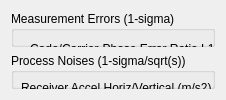
     <widget class="QWidget" name="TabSheet2">
      <attribute name="title">
       <string>Setting2</string>
      </attribute>
      <layout class="QVBoxLayout" name="verticalLayout_3">
       <item>
        <widget class="QGroupBox" name="GroupBox3_2">
         <property name="toolTip">
          <string/>
         </property>
         <property name="title">
          <string>Measurement Errors (1-sigma)</string>
         </property>
         <widget class="QWidget" name="widget_12" native="true">
          <property name="geometry">
           <rect>
            <x>10</x>
            <y>153</y>
            <width>531</width>
            <height>38</height>
           </rect>
          </property>
          <widget class="QLabel" name="Label10_2">
           <property name="enabled">
            <bool>true</bool>
           </property>
           <property name="geometry">
            <rect>
             <x>9</x>
             <y>9</y>
             <width>132</width>
             <height>16</height>
            </rect>
           </property>
           <property name="toolTip">
            <string/>
           </property>
           <property name="text">
            <string>Doppler Frequency (Hz)</string>
           </property>
          </widget>
          <widget class="QLineEdit" name="MeasErr5_2">
           <property name="enabled">
            <bool>true</bool>
           </property>
           <property name="geometry">
            <rect>
             <x>240</x>
             <y>10</y>
             <width>261</width>
             <height>20</height>
            </rect>
           </property>
           <property name="toolTip">
            <string/>
           </property>
           <property name="text">
            <string>1.000</string>
           </property>
          </widget>
         </widget>
         <widget class="QWidget" name="widget_13" native="true">
          <property name="geometry">
           <rect>
            <x>10</x>
            <y>109</y>
            <width>531</width>
            <height>38</height>
           </rect>
          </property>
          <widget class="QLineEdit" name="MeasErr4_2">
           <property name="enabled">
            <bool>true</bool>
           </property>
           <property name="geometry">
            <rect>
             <x>240</x>
             <y>9</y>
             <width>261</width>
             <height>20</height>
            </rect>
           </property>
           <property name="toolTip">
            <string/>
           </property>
           <property name="text">
            <string>0.000</string>
           </property>
          </widget>
          <widget class="QLabel" name="Label16_2">
           <property name="enabled">
            <bool>true</bool>
           </property>
           <property name="geometry">
            <rect>
             <x>9</x>
             <y>9</y>
             <width>222</width>
             <height>16</height>
            </rect>
           </property>
           <property name="toolTip">
            <string/>
           </property>
           <property name="text">
            <string>Carrier-Phase Error/Baseline (m/10km)</string>
           </property>
          </widget>
         </widget>
         <widget class="QWidget" name="widget_14" native="true">
          <property name="geometry">
           <rect>
            <x>10</x>
            <y>65</y>
            <width>521</width>
            <height>38</height>
           </rect>
          </property>
          <widget class="QLineEdit" name="MeasErr3_2">
           <property name="enabled">
            <bool>true</bool>
           </property>
           <property name="geometry">
            <rect>
             <x>370</x>
             <y>9</y>
             <width>131</width>
             <height>20</height>
            </rect>
           </property>
           <property name="toolTip">
            <string/>
           </property>
           <property name="text">
            <string>0.003</string>
           </property>
          </widget>
          <widget class="QLabel" name="Label7_2">
           <property name="enabled">
            <bool>true</bool>
           </property>
           <property name="geometry">
            <rect>
             <x>9</x>
             <y>9</y>
             <width>198</width>
             <height>16</height>
            </rect>
           </property>
           <property name="toolTip">
            <string/>
           </property>
           <property name="text">
            <string>Carrier-Phase Error a+b/sinEl (m)</string>
           </property>
          </widget>
          <widget class="QLineEdit" name="MeasErr2_2">
           <property name="enabled">
            <bool>true</bool>
           </property>
           <property name="geometry">
            <rect>
             <x>240</x>
             <y>9</y>
             <width>121</width>
             <height>20</height>
            </rect>
           </property>
           <property name="toolTip">
            <string/>
           </property>
           <property name="text">
            <string>0.003</string>
           </property>
          </widget>
         </widget>
         <widget class="QWidget" name="widget_15" native="true">
          <property name="geometry">
           <rect>
            <x>10</x>
            <y>21</y>
            <width>512</width>
            <height>38</height>
           </rect>
          </property>
          <widget class="QLineEdit" name="MeasErrR2_2">
           <property name="enabled">
            <bool>true</bool>
           </property>
           <property name="geometry">
            <rect>
             <x>370</x>
             <y>9</y>
             <width>133</width>
             <height>20</height>
            </rect>
           </property>
           <property name="toolTip">
            <string/>
           </property>
           <property name="text">
            <string>100.0</string>
           </property>
          </widget>
          <widget class="QLabel" name="Label6_2">
           <property name="enabled">
            <bool>true</bool>
           </property>
           <property name="geometry">
            <rect>
             <x>9</x>
             <y>9</y>
             <width>216</width>
             <height>16</height>
            </rect>
           </property>
           <property name="toolTip">
            <string/>
           </property>
           <property name="text">
            <string>Code/Carrier-Phase Error Ratio L1/L2</string>
           </property>
          </widget>
          <widget class="QLineEdit" name="MeasErrR1_2">
           <property name="enabled">
            <bool>true</bool>
           </property>
           <property name="geometry">
            <rect>
             <x>240</x>
             <y>9</y>
             <width>121</width>
             <height>20</height>
            </rect>
           </property>
           <property name="toolTip">
            <string/>
           </property>
           <property name="text">
            <string>100.0</string>
           </property>
          </widget>
         </widget>
        </widget>
       </item>
       <item>
        <widget class="QGroupBox" name="GroupBox4_2">
         <property name="toolTip">
          <string/>
         </property>
         <property name="title">
          <string>Process Noises (1-sigma/sqrt(s))</string>
         </property>
         <widget class="QLabel" name="Label33_2">
          <property name="enabled">
           <bool>true</bool>
          </property>
          <property name="geometry">
           <rect>
            <x>10</x>
            <y>27</y>
            <width>216</width>
            <height>16</height>
           </rect>
          </property>
          <property name="toolTip">
           <string/>
          </property>
          <property name="text">
           <string>Receiver Accel Horiz/Vertical (m/s2)</string>
          </property>
         </widget>
         <widget class="QLineEdit" name="PrNoise5_2">
          <property name="enabled">
           <bool>true</bool>
          </property>
          <property name="geometry">
           <rect>
            <x>380</x>
            <y>30</y>
            <width>131</width>
            <height>20</height>
           </rect>
          </property>
          <property name="toolTip">
           <string/>
          </property>
          <property name="text">
           <string>1.0E-04</string>
          </property>
         </widget>
         <widget class="QLabel" name="Label26_2">
          <property name="enabled">
           <bool>true</bool>
          </property>
          <property name="geometry">
           <rect>
            <x>10</x>
            <y>59</y>
            <width>156</width>
            <height>16</height>
           </rect>
          </property>
          <property name="toolTip">
           <string/>
          </property>
          <property name="text">
           <string>Carrier-Phase Bias (cycle)</string>
          </property>
         </widget>
         <widget class="QLineEdit" name="PrNoise1_2">
          <property name="enabled">
           <bool>true</bool>
          </property>
          <property name="geometry">
           <rect>
            <x>250</x>
            <y>59</y>
            <width>261</width>
            <height>20</height>
           </rect>
          </property>
          <property name="toolTip">
           <string/>
          </property>
          <property name="text">
           <string>1.0E-04</string>
          </property>
         </widget>
         <widget class="QLabel" name="Label27_2">
          <property name="enabled">
           <bool>true</bool>
          </property>
          <property name="geometry">
           <rect>
            <x>10</x>
            <y>91</y>
            <width>210</width>
            <height>16</height>
           </rect>
          </property>
          <property name="toolTip">
           <string/>
          </property>
          <property name="text">
           <string>Vertical Ionospheric Delay (m/10km)</string>
          </property>
         </widget>
         <widget class="QLineEdit" name="PrNoise2_2">
          <property name="enabled">
           <bool>true</bool>
          </property>
          <property name="geometry">
           <rect>
            <x>250</x>
            <y>91</y>
            <width>261</width>
            <height>16</height>
           </rect>
          </property>
          <property name="toolTip">
           <string/>
          </property>
          <property name="text">
           <string>1.0E-03</string>
          </property>
         </widget>
         <widget class="QLabel" name="Label28_2">
          <property name="enabled">
           <bool>true</bool>
          </property>
          <property name="geometry">
           <rect>
            <x>10</x>
            <y>123</y>
            <width>174</width>
            <height>16</height>
           </rect>
          </property>
          <property name="toolTip">
           <string/>
          </property>
          <property name="text">
           <string>Zenith Tropospheric Delay (m)</string>
          </property>
         </widget>
         <widget class="QLineEdit" name="PrNoise3_2">
          <property name="enabled">
           <bool>true</bool>
          </property>
          <property name="geometry">
           <rect>
            <x>250</x>
            <y>123</y>
            <width>261</width>
            <height>20</height>
           </rect>
          </property>
          <property name="toolTip">
           <string/>
          </property>
          <property name="text">
           <string>1.0E-04</string>
          </property>
         </widget>
         <widget class="QLabel" name="Label29_2">
          <property name="enabled">
           <bool>true</bool>
          </property>
          <property name="geometry">
           <rect>
            <x>8</x>
            <y>160</y>
            <width>186</width>
            <height>20</height>
           </rect>
          </property>
          <property name="toolTip">
           <string/>
          </property>
          <property name="text">
           <string>Satellite Clock Stability (s/s)</string>
          </property>
         </widget>
         <widget class="QLineEdit" name="SatClkStab_2">
          <property name="enabled">
           <bool>true</bool>
          </property>
          <property name="geometry">
           <rect>
            <x>250</x>
            <y>160</y>
            <width>261</width>
            <height>20</height>
           </rect>
          </property>
          <property name="toolTip">
           <string/>
          </property>
          <property name="text">
           <string>5.0E-12</string>
          </property>
         </widget>
         <widget class="QLineEdit" name="PrNoise4_2">
          <property name="enabled">
           <bool>true</bool>
          </property>
          <property name="geometry">
           <rect>
            <x>250</x>
            <y>30</y>
            <width>121</width>
            <height>20</height>
           </rect>
          </property>
          <property name="toolTip">
           <string/>
          </property>
          <property name="text">
           <string>1.0E-04</string>
          </property>
         </widget>
        </widget>
       </item>
      </layout>
     </widget>
